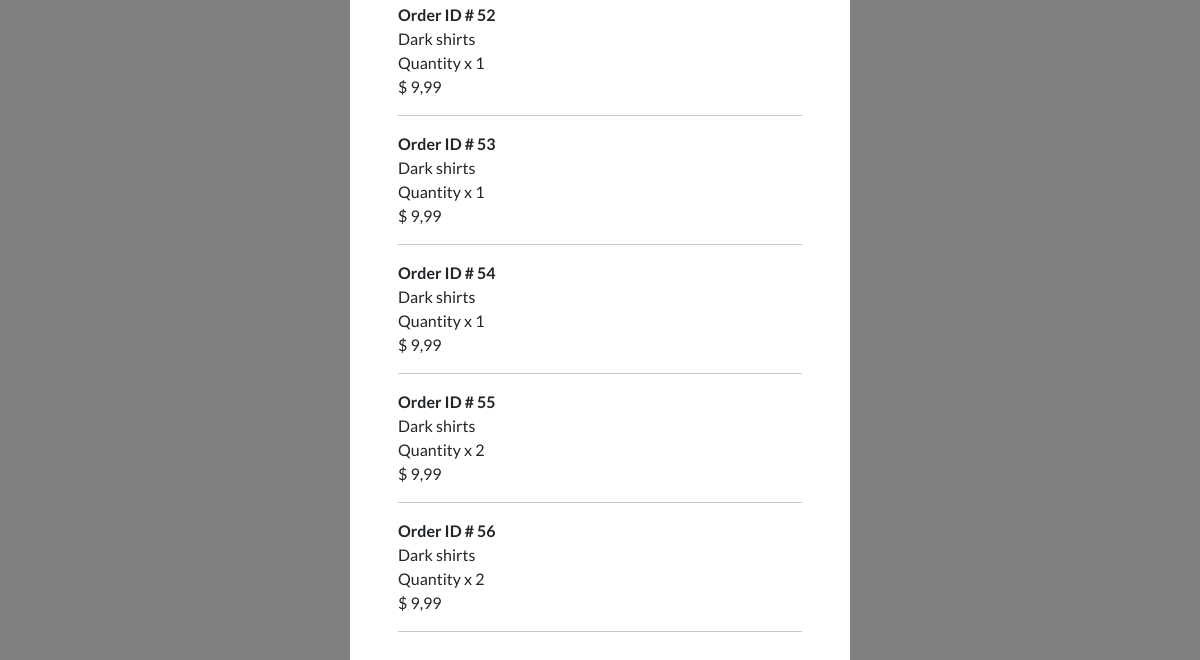
Before: /account/track-orders (signed in, lower part) with the older database file.
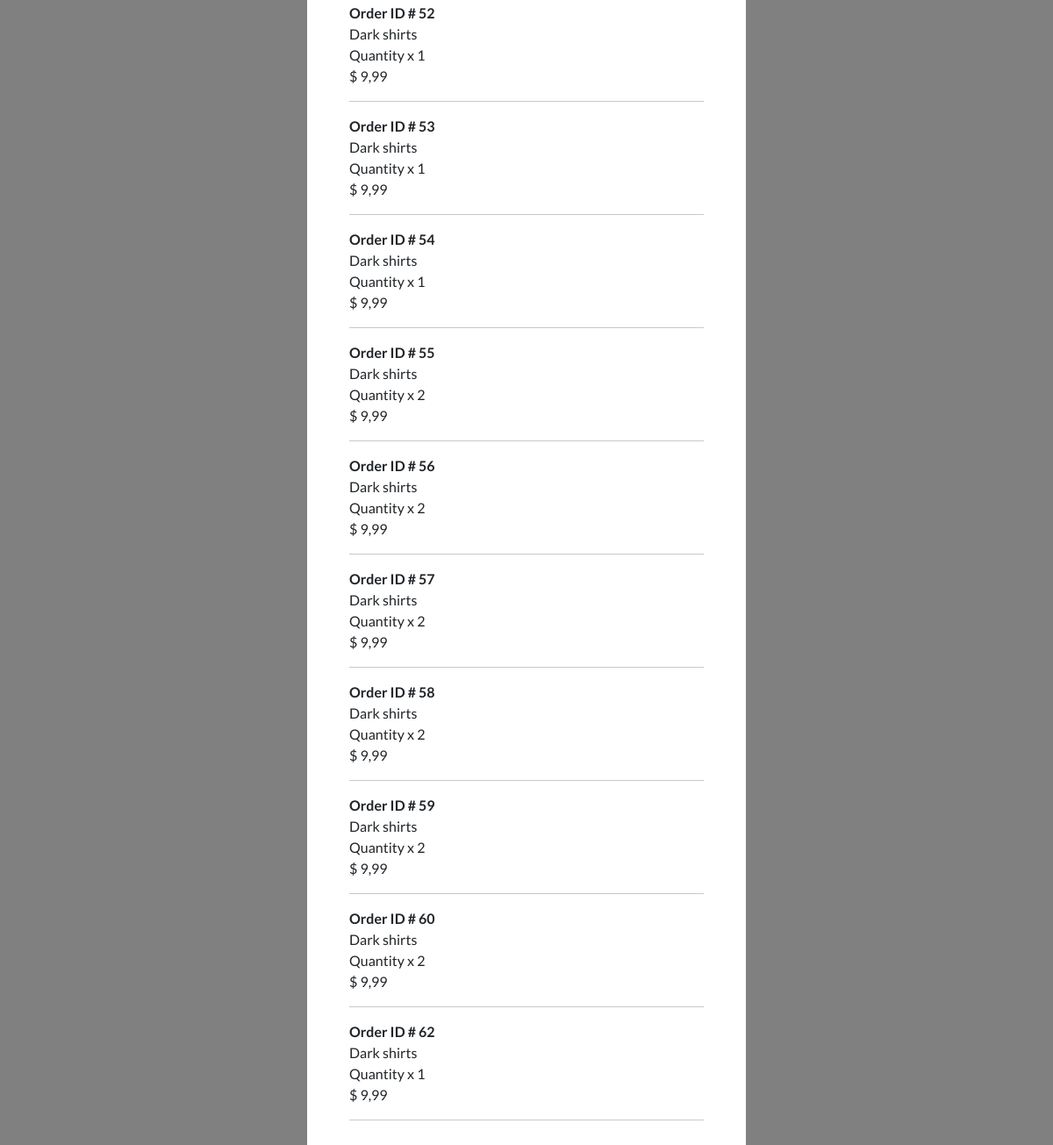
After: the same page with the newer database file.
### payment/models.py (models this page shows)
class OrderItem(models.Model):
    order=models.ForeignKey(Order, on_delete=models.CASCADE, null=True)
    product=models.ForeignKey(Product, on_delete=models.CASCADE, null=True)
    quantity=models.PositiveBigIntegerField(default=1)
    price=models.DecimalField(max_digits=8, decimal_places=2)
    user = models.ForeignKey(User, on_delete=models.CASCADE, null=True, blank=True)

### store/models.py (models this page shows, shortened)
class Product(models.Model):
    category = models.ForeignKey(Category, related_name='product', on_delete=models.CASCADE, null=True)
    title = models.CharField(max_length=250)
    brand = models.CharField(max_length=250, default='un-branded')
    description = models.TextField(blank=True)
    slug = models.SlugField(max_length=250)
    price = models.DecimalField(max_digits=6, decimal_places=2)
    image = models.ImageField(upload_to='images/')
    class Meta:
        verbose_name_plural = 'products'
    def __str__(self):
        return self.title

### account/views.py (the view)
# urls.py: path('track-orders', views.track_orders, name='track-orders'),
@login_required(login_url='my-login')
def track_orders(request):
    try:
        orders = OrderItem.objects.filter(user=request.user)
        context={'orders':orders}
        return render(request, 'account/track-orders.html', context=context)
    except:
        return render(request, 'account/track-orders.html')

### cart/cart.py (called while the page is built)
    def __len__(self):
        return sum(item['qty'] for item in self.cart.values())

### cart/context_processors.py (called while the page is built)
def cart(request):
    return {'cart':Cart(request)}

### store/models.py (called while the page is built)
    def get_absolute_url(self):
        return reverse('list-category', args=[self.slug])

### store/views.py (called while the page is built)
def categories(request):
    all_categories=Category.objects.all()
    return {'all_categories':all_categories}

### account/templates/account/track-orders.html (shortened to what this page needs)
{% include 'store/base.html' %}
{% load static %}
{% load crispy_forms_tags %}
{% block content %}
<div class="container bg-white shadow-md p-5 form-layout">
        {% for order in orders %}
    <strong>Order ID # {{order.id}}</strong>
    <br>
    {{ order.product }}
    <br>
    Quantity x {{order.quantity}}
    <br>
    $ {{order.price}}
    <br>
    <hr>
    {% endfor %}
    </div>
{% endblock %}

Changed rows visible on the page:
added OrderItem: id "57", product "Dark shirts", quantity "2", price "9,99"
added OrderItem: id "58", product "Dark shirts", quantity "2", price "9,99"
added OrderItem: id "59", product "Dark shirts", quantity "2", price "9,99"
added OrderItem: id "60", product "Dark shirts", quantity "2", price "9,99"
added OrderItem: id "62", product "Dark shirts", quantity "1", price "9,99"
